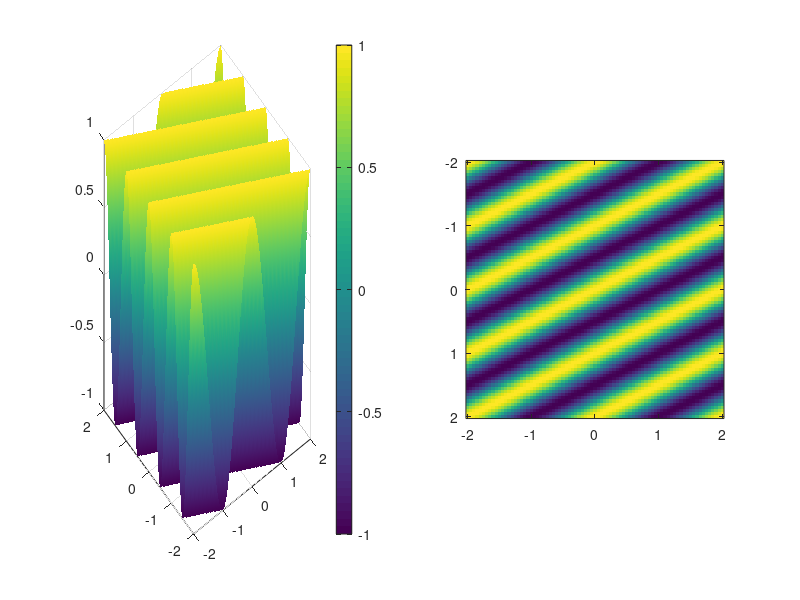
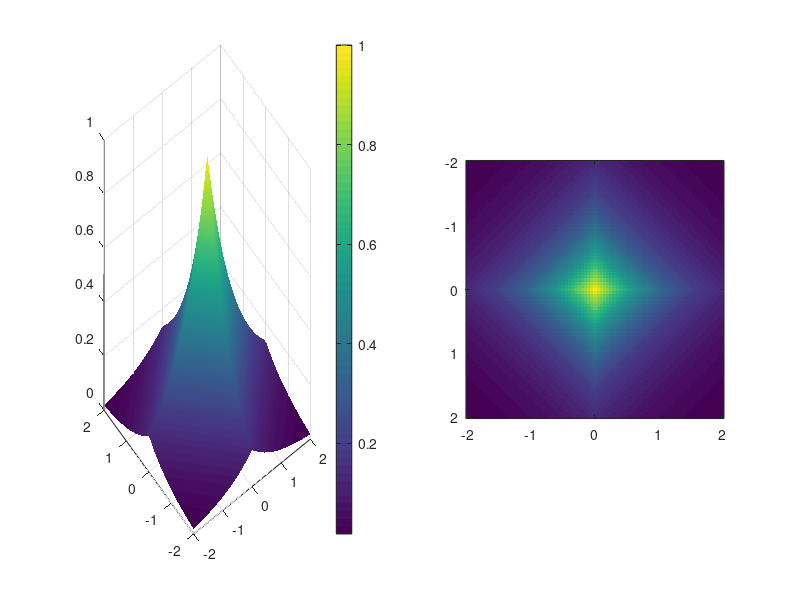
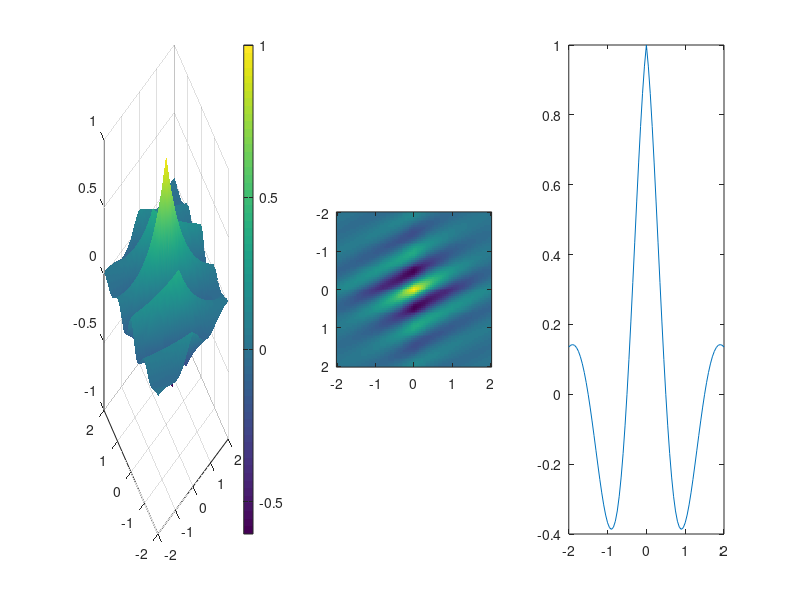
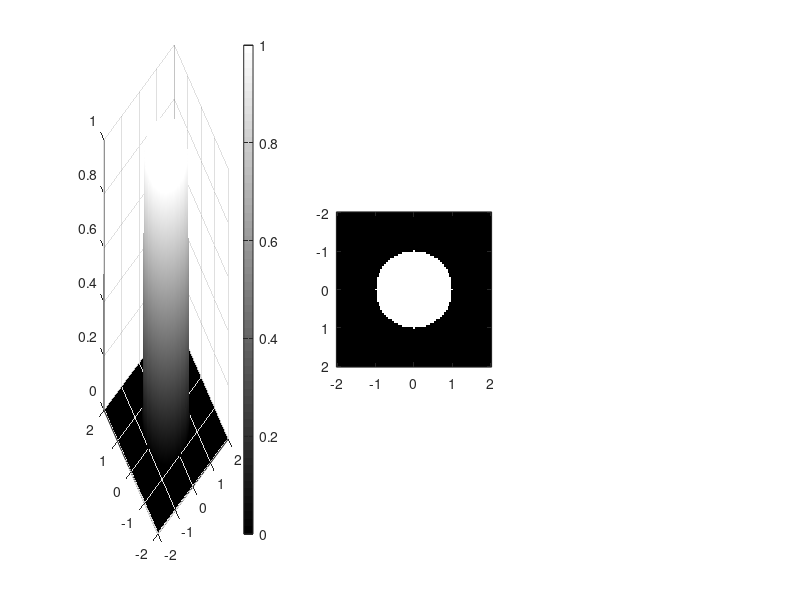

The MATLAB script that drew these images, in order:
% Funzioni 2D parte 2
clear all 
close all

d=0.05;
x=-2:d:2;
y=-2:d:2;

[xm,ym] = meshgrid(x,y)

% -- SINUSOID FUNCTION ---%
% z1=sin(2*pi*xm);
% z1=sin(2*pi*ym);              %90 degrees rotation
% z1=sin(2*pi*(xm+ym));
z1 = cos(pi*(xm+2*ym));         %2D sinusoide 30 degree, important!

figure
subplot(1,2,1), surf(xm, ym, z1), colorbar, shading interp
subplot(1,2,2), imagesc(x,y,z1), axis image

% -- EXPONENTIAL  FUNCTION ---%
% z2 = exp(-2*abs(xm));
% z2 = exp(-2*abs(ym));
z2 = exp(-(abs(xm)+abs(ym)))

figure
subplot(1,2,1), surf(xm, ym, z2), colorbar, shading interp
subplot(1,2,2), imagesc(x,y,z2), axis image

% -- SINUSOID x EXPONENTIAL ---%
z3 = z1 .* z2;

figure
subplot(1,3,1), surf(xm,ym,z3), colorbar, shading interp
subplot(1,3,2), imagesc(x,y,z3), axis image

% Getting the function in the origin
subplot(1,3,3)
plot(x,z3(41, :))

% Returning the maximum
M = max(z3(:));             
m = min(z3(:));


% -- CIRCLE ---
r=1;
z4 = double(xm.^2 + ym.^2 <=r^2);

figure
subplot(1,3,1), surf(xm,ym,z4), colorbar, shading interp
subplot(1,3,2), imagesc(x,y,z4), axis image, colormap(gray)

% -- SQUARE ---

r=1;
z5 = double(abs(xm)<=r & abs(ym)<=r);

figure
subplot(1,3,1), surf(xm,ym,z5), colorbar, shading interp
subplot(1,3,2), imagesc(x,y,z5), axis image, colormap(gray)
